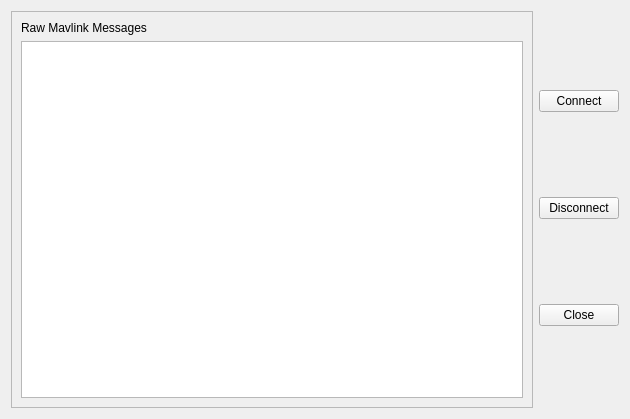
<?xml version="1.0" encoding="UTF-8"?>
<ui version="4.0">
 <class>MavProxyInt</class>
 <widget class="QWidget" name="MavProxyInt">
  <property name="geometry">
   <rect>
    <x>0</x>
    <y>0</y>
    <width>630</width>
    <height>419</height>
   </rect>
  </property>
  <property name="windowTitle">
   <string>Form</string>
  </property>
  <layout class="QGridLayout" name="gridLayout_2">
   <item row="0" column="0">
    <widget class="QScrollArea" name="scrollArea">
     <property name="widgetResizable">
      <bool>true</bool>
     </property>
     <widget class="QWidget" name="scrollAreaWidgetContents">
      <property name="geometry">
       <rect>
        <x>0</x>
        <y>0</y>
        <width>522</width>
        <height>399</height>
       </rect>
      </property>
      <layout class="QGridLayout" name="gridLayout_3">
       <item row="1" column="0">
        <widget class="QTextEdit" name="mavProxyOutput"/>
       </item>
       <item row="0" column="0">
        <widget class="QLabel" name="label">
         <property name="text">
          <string>Raw Mavlink Messages</string>
         </property>
         <property name="wordWrap">
          <bool>true</bool>
         </property>
        </widget>
       </item>
      </layout>
     </widget>
    </widget>
   </item>
   <item row="0" column="1">
    <layout class="QGridLayout" name="gridLayout">
     <item row="0" column="0">
      <widget class="QPushButton" name="connectButton">
       <property name="text">
        <string>Connect</string>
       </property>
      </widget>
     </item>
     <item row="1" column="0">
      <widget class="QPushButton" name="disconnectButton">
       <property name="text">
        <string>Disconnect</string>
       </property>
      </widget>
     </item>
     <item row="2" column="0">
      <widget class="QPushButton" name="closeButton">
       <property name="text">
        <string>Close</string>
       </property>
      </widget>
     </item>
    </layout>
   </item>
  </layout>
 </widget>
 <resources/>
 <connections/>
</ui>
